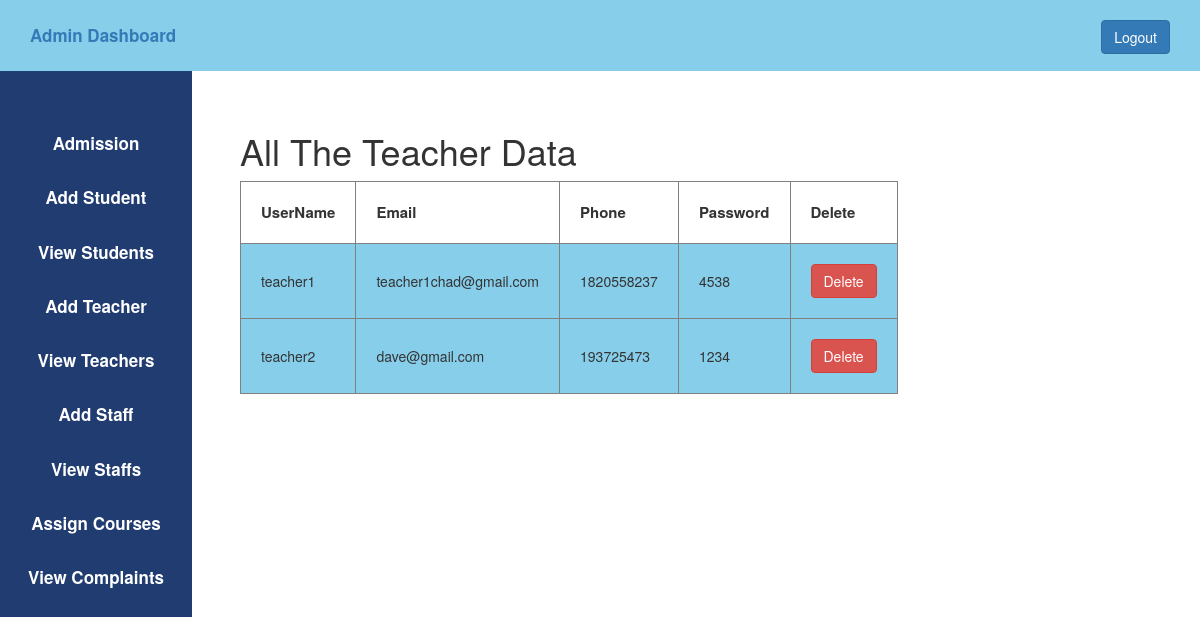
/view_teacher.php (signed in), run on the app's committed database.
### tables this page shows
CREATE TABLE `user` (
  `id` int(11) NOT NULL,
  `username` varchar(50) DEFAULT NULL,
  `phone` int(30) DEFAULT NULL,
  `email` varchar(50) DEFAULT NULL,
  `usertype` varchar(50) DEFAULT NULL,
  `password` varchar(50) DEFAULT NULL
);

### view_teacher.php (the view, shortened to what this page needs)
<?php
    $host="localhost";
    $user="root";
    $password="";
    $db="studentmanagement";
    $data=mysqli_connect($host,$user,$password,$db);
    $sql="SELECT * from user WHERE usertype='teacher'";
    $result=mysqli_query($data,$sql);
?>
<!DOCTYPE html>
<html lang="en">
<head>
    <link rel="stylesheet" href="https://maxcdn.bootstrapcdn.com/bootstrap/3.4.1/css/bootstrap.min.css">
    <link rel="stylesheet" type="text/css" href="admin.css">
</head>
<body>
    <?php
        include 'admin_sidebar.php';
    ?>
    <div class="content">
		<h1>All The Teacher Data</h1>
        <table border="1px">
            <tr>
                <th style="padding: 20px; font-size: 15px;">UserName</th>
                <th style="padding: 20px; font-size: 15px;">Email</th>
                <th style="padding: 20px; font-size: 15px;">Phone</th>
                <th style="padding: 20px; font-size: 15px;">Password</th>
                <th style="padding: 20px; font-size: 15px;">Delete</th>
            </tr>
            <?php
            while($info= $result->fetch_assoc())
            {
            ?>
            <tr>
                <td style="padding: 20px; background-color:skyblue;">
                    <?php echo "{$info['username']}"; ?>
                </td>
                <td style="padding: 20px; background-color:skyblue;">
                    <?php echo "{$info['email']}"; ?>
                </td>
                <td style="padding: 20px; background-color:skyblue;">
                    <?php echo "{$info['phone']}"; ?>
                </td>
                <td style="padding: 20px; background-color:skyblue;">
                    <?php echo "{$info['password']}"; ?>
                </td>
                <td style="padding: 20px; background-color:skyblue;">
                    <?php echo "<a class='btn btn-danger' href='delete.php?ac_id={$info['id']}'> Delete </a>"; ?>
                </td>
            </tr>
            <?php
            }
            ?>
        </table>
    </div>
</body>
</html>

### admin.css (style rules this page uses)
* { margin: 0px; padding: 0px; }
a,a:hover { font-weight: bold; font-size: 17px; text-decoration: none; }
.content { margin-left: 20%; margin-top: 5%; }

### data on the page
user: username "teacher1", email "teacher1chad@gmail.com", phone "1820558237", password "4538"
user: username "teacher2", email "dave@gmail.com", phone "193725473", password "1234"
